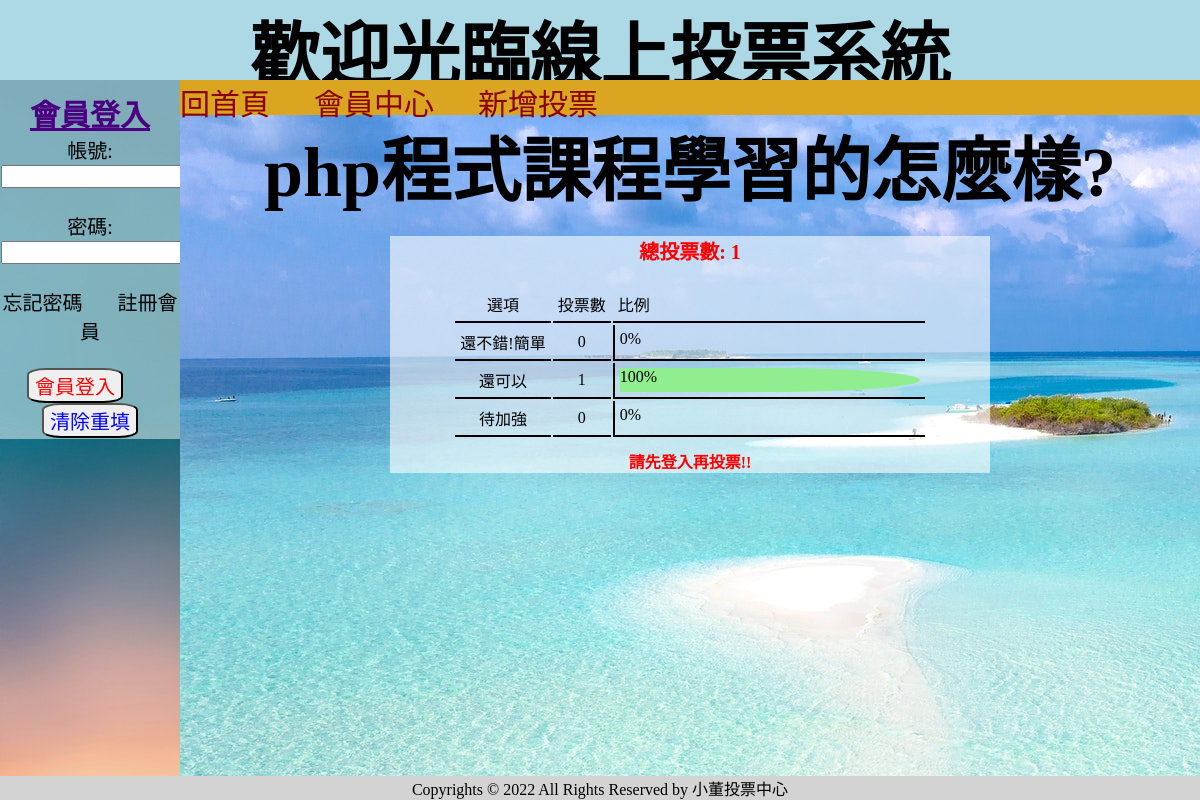
Page /?do=voteresult&id=2 on the committed database.
### tables this page shows
CREATE TABLE `votes` (
  `id` int(11) UNSIGNED NOT NULL,
  `votename` varchar(30) NOT NULL COMMENT '投票項目名稱',
  `categoryid` int(30) NOT NULL COMMENT '類別ID',
  `multiples` tinyint(1) NOT NULL DEFAULT 0 COMMENT '複選',
  `start` datetime NOT NULL DEFAULT current_timestamp() COMMENT '開始日期',
  `end` datetime NOT NULL COMMENT '截止日期',
  `total` int(32) NOT NULL COMMENT '投票總人數',
  `show` tinyint(1) NOT NULL DEFAULT 1 COMMENT '顯示開啟或關閉',
  `creatid` int(11) NOT NULL COMMENT '建立投票會員ID'
);

CREATE TABLE `options` (
  `id` int(11) UNSIGNED NOT NULL,
  `options` varchar(30) NOT NULL COMMENT '選項',
  `voteid` int(30) NOT NULL COMMENT '對應投票項目ID值',
  `total` int(50) NOT NULL COMMENT '該選項點擊數'
);

### other/functionall.php (called while the page is built, shortened)
<?php
function pdo(){
    $dsn="mysql:host=localhost;charset=utf8;dbname=votesystem";
    return new PDO($dsn,'root','');
}
function all($table,...$arg){
    $pdo=pdo();
    $sql="SELECT * FROM $table ";
    switch(count($arg)){
        case 1:
            if(is_array($arg[0])){
                foreach($arg[0] as $key => $value){
                    $tmp[]="`$key`='$value'";
                }
                $sql.=" WHERE ". implode(" AND " ,$tmp);
            }else{
                $sql.=$arg[0];
            }
        break;
        }
        return $pdo->query($sql)->fetchAll(PDO::FETCH_ASSOC);
    }
function find($table,$arg){
    $pdo=pdo();
    $sql="SELECT * FROM $table WHERE ";
        if(is_array($arg)){
            foreach($arg as $key => $value){
                $tmp[]="`$key`='$value'";
            }
            $sql.=implode(" , " ,$tmp);
        }else{
            $sql.=" `id`='$arg'";
        }
        return $pdo->query($sql)->fetch(PDO::FETCH_ASSOC);
    }
?>

### back/voteresult.php (the view, shortened to what this page needs)
<?php
$color = ['lightblue','lightgreen','lightgray','cadetblue','lightpink','lightyellow','aquamarine','burlywood','darkturquoise','gold','khaki','orange'];
?>
<?php
$subject=find("votes",$_GET['id']);
$now = date('Y-m-d H-i-s');
$options=all("options",['voteid'=>$_GET['id']]);
?>
<h1 class="text-center"><?=$subject['votename'];?></h1>
<div style="width:600px;margin:auto;background:rgb(255,255,255,0.6);text-align:center">
    <div style="margin: 20px auto;color:red;font-size:20px;font-weight:bold;">總投票數: <?=$subject['total'];?></div>
    <table>
        <tr>
            <td>選項</td>
            <td>投票數</td>
            <td style="text-align:left;">比例</td>
        </tr>
        <?php
        foreach($options as $option){
            $total=($subject['total']==0)?1:$subject['total'];
            $rate=$option['total']/$total;
        ?>
        <tr>
            <td><?=$option['options'];?></td>
            <td><?=$option['total'];?></td>
            <td class="per">
                <div style="display:inline-block;height:24px;background-color:<?=$color[rand(0,11)]?>;width:<?=300*$rate;?>px;margin-left:0px; z-index:-1;" class="bar"><span style = "z-index:99" class="bar"><?=($rate*100) . "%";?></span></div>
            </td>
        </tr>
        <?php
        }
        ?>
    </table>
<?php
    if(!isset($_SESSION['name'])){
        echo "<p style='color:red;font-weight:bold;'>請先登入再投票!!</p>";
    }else if($subject['end'] <= $now){
        echo "<p style='color:red;font-weight:bold;'>投票時間已結束!!</p>";
    }else{
?>
    <button class="btn2" onclick="location.href='?do=vote&id=<?=$_GET['id'];?>'">我要投票</button>
<?php
}
?>
</div>

### style/style.css (style rules this page uses)
* { box-sizing: border-box; margin: 0; }
body { display: flex; flex-wrap: wrap; justify-content: center; align-content: center; width: 100vw; height: 100vh; margin: auto; background-color: aquamarine; }

### back/voteresult.php (style rules this page uses)
table { background-color: rgb(red, green, blue,0.1); text-align: center; margin: 10px auto; }
td { padding: 5px; border-bottom: 2px solid black; }
.bar { border-radius: 0 50% 50% 0; }
.per { text-align:left; border-left:2px solid black; }

### rows in the picture
votes: votename "php程式課程學習的怎麼樣?", total "1"
options: options "還不錯!簡單", total "0", $rate*100 "0"
options: options "還可以", total "1", $rate*100 "100"
options: options "待加強", total "0", $rate*100 "0"
